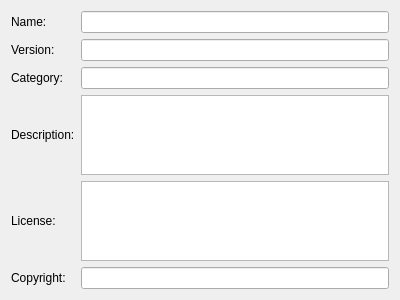
<?xml version="1.0" encoding="UTF-8"?>
<ui version="4.0">
 <class>SnapInDetailsWidget</class>
 <widget class="QWidget" name="SnapInDetailsWidget">
  <property name="geometry">
   <rect>
    <x>0</x>
    <y>0</y>
    <width>400</width>
    <height>300</height>
   </rect>
  </property>
  <property name="windowTitle">
   <string>Form</string>
  </property>
  <layout class="QGridLayout" name="gridLayout">
   <item row="3" column="0">
    <widget class="QLabel" name="descriptionLabel">
     <property name="text">
      <string>Description:</string>
     </property>
     <property name="buddy">
      <cstring>descriptionPlainTextEdit</cstring>
     </property>
    </widget>
   </item>
   <item row="4" column="1">
    <widget class="QPlainTextEdit" name="licensePlainTextEdit">
     <property name="readOnly">
      <bool>true</bool>
     </property>
    </widget>
   </item>
   <item row="3" column="1">
    <widget class="QPlainTextEdit" name="descriptionPlainTextEdit">
     <property name="undoRedoEnabled">
      <bool>true</bool>
     </property>
     <property name="readOnly">
      <bool>true</bool>
     </property>
    </widget>
   </item>
   <item row="1" column="0">
    <widget class="QLabel" name="versionLabel">
     <property name="text">
      <string>Version:</string>
     </property>
     <property name="buddy">
      <cstring>versionLineEdit</cstring>
     </property>
    </widget>
   </item>
   <item row="2" column="1">
    <widget class="QLineEdit" name="categoryLineEdit">
     <property name="readOnly">
      <bool>true</bool>
     </property>
    </widget>
   </item>
   <item row="1" column="1">
    <widget class="QLineEdit" name="versionLineEdit">
     <property name="readOnly">
      <bool>true</bool>
     </property>
    </widget>
   </item>
   <item row="5" column="1">
    <widget class="QLineEdit" name="copyrightLineEdit">
     <property name="readOnly">
      <bool>true</bool>
     </property>
    </widget>
   </item>
   <item row="2" column="0">
    <widget class="QLabel" name="categoryLabel">
     <property name="text">
      <string>Category:</string>
     </property>
     <property name="buddy">
      <cstring>categoryLineEdit</cstring>
     </property>
    </widget>
   </item>
   <item row="0" column="1">
    <widget class="QLineEdit" name="nameLineEdit">
     <property name="readOnly">
      <bool>true</bool>
     </property>
    </widget>
   </item>
   <item row="5" column="0">
    <widget class="QLabel" name="copyrightLabel">
     <property name="text">
      <string>Copyright:</string>
     </property>
    </widget>
   </item>
   <item row="4" column="0">
    <widget class="QLabel" name="licenseLabel">
     <property name="text">
      <string>License:</string>
     </property>
    </widget>
   </item>
   <item row="0" column="0">
    <widget class="QLabel" name="nameLabel">
     <property name="text">
      <string>Name:</string>
     </property>
     <property name="buddy">
      <cstring>nameLineEdit</cstring>
     </property>
    </widget>
   </item>
  </layout>
 </widget>
 <resources/>
 <connections/>
</ui>
